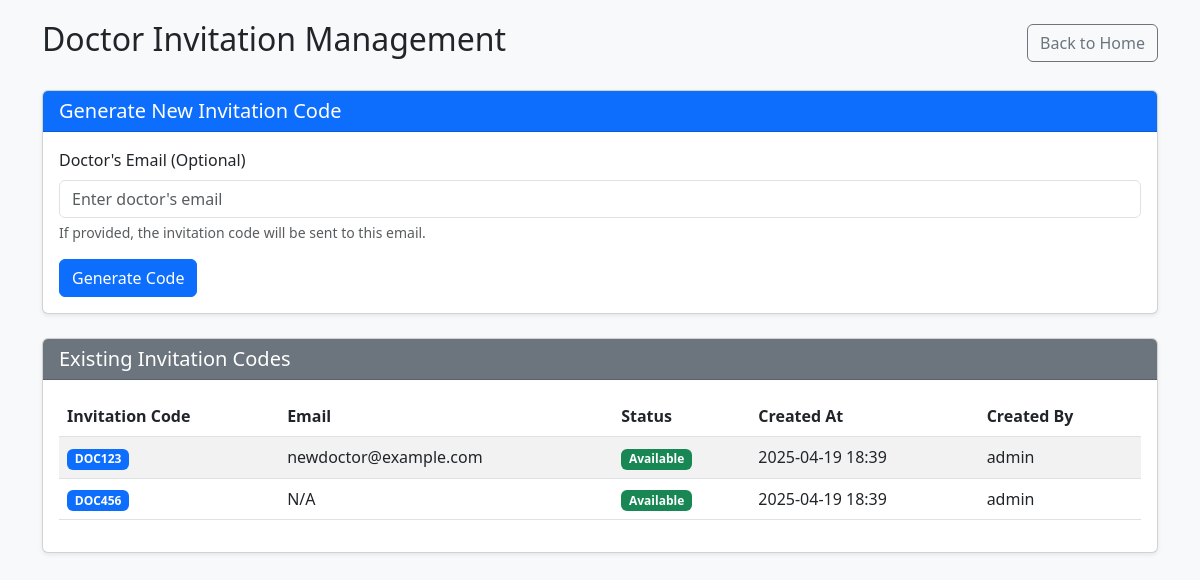
Before: /admin/invites (signed in) with the older database file.
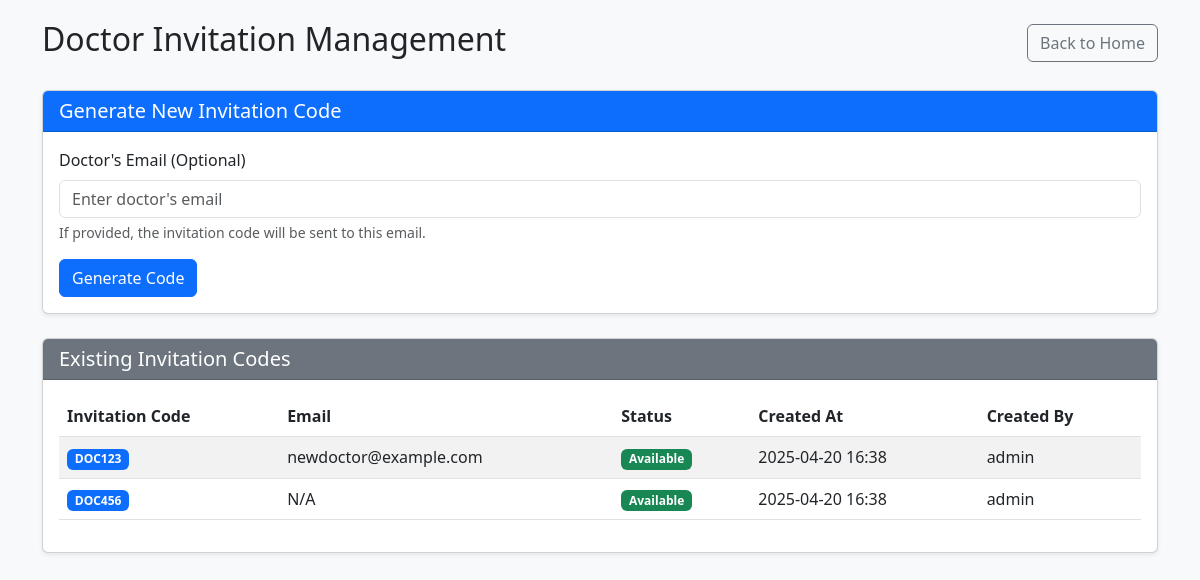
After: the same page with the newer database file.
### app.py (models this page shows)
class DoctorInvite(db.Model):
    id = db.Column(db.Integer, primary_key=True)
    invite_code = db.Column(db.String(20), unique=True, nullable=False)
    email = db.Column(db.String(100), nullable=True)  # Target email (optional)
    is_used = db.Column(db.Boolean, default=False)
    created_at = db.Column(db.DateTime, default=datetime.utcnow)
    created_by = db.Column(db.String(100), nullable=True)  # Admin who created it

### app.py (the view, shortened to what this page needs)
@app.route('/admin/invites', methods=['GET', 'POST'])
def admin_invites():
    if 'user' not in session or session.get('role') != 'admin':
        flash('Access denied. Only admins can access this page.', 'danger')
        return redirect(url_for('home'))
    invites = DoctorInvite.query.order_by(DoctorInvite.created_at.desc()).all()
    return render_template('admin_invites.html', invites=invites)

### app.py (called while the page is built)
@app.context_processor
def utility_processor():
    def get_db():
        return db
    return dict(get_db=get_db)

### templates/admin_invites.html (shortened to what this page needs)
<!DOCTYPE html>
<html lang="en">
<head>
    <link rel="stylesheet" href="https://cdn.jsdelivr.net/npm/bootstrap@5.3.0/dist/css/bootstrap.min.css">
</head>
<body style="background-color: #f8f9fa; padding-top: 20px;">
    <div class="container">
        <div class="d-flex justify-content-between align-items-center mb-4">
            <h2>Doctor Invitation Management</h2>
            <a href="{{ url_for('home') }}" class="btn btn-outline-secondary">Back to Home</a>
        </div>
        <div class="card shadow-sm mb-4">
            <div class="card-header bg-primary text-white">
                <h5 class="mb-0">Generate New Invitation Code</h5>
            </div>
            <div class="card-body">
                <form method="POST">
                    <div class="mb-3">
                        <label for="email" class="form-label">Doctor's Email (Optional)</label>
                        <input type="email" class="form-control" id="email" name="email" placeholder="Enter doctor's email">
                        <div class="form-text">If provided, the invitation code will be sent to this email.</div>
                    </div>
                    <button type="submit" class="btn btn-primary">Generate Code</button>
                </form>
            </div>
        </div>
        <div class="card shadow-sm">
            <div class="card-header bg-secondary text-white">
                <h5 class="mb-0">Existing Invitation Codes</h5>
            </div>
            <div class="card-body">
                <div class="table-responsive">
                    <table class="table table-striped table-hover">
                        <thead>
                            <tr>
                                <th>Invitation Code</th>
                                <th>Email</th>
                                <th>Status</th>
                                <th>Created At</th>
                                <th>Created By</th>
                            </tr>
                        </thead>
                        <tbody>
                            {% if invites %}
                                {% for invite in invites %}
                                <tr>
                                    <td><span class="badge bg-primary">{{ invite.invite_code }}</span></td>
                                    <td>{{ invite.email or 'N/A' }}</td>
                                    <td>
                                        {% if invite.is_used %}
                                            <span class="badge bg-secondary">Used</span>
                                        {% else %}
                                            <span class="badge bg-success">Available</span>
                                        {% endif %}
                                    </td>
                                    <td>{{ invite.created_at.strftime('%Y-%m-%d %H:%M') }}</td>
                                    <td>{{ invite.created_by }}</td>
                                </tr>
                                {% endfor %}
                            {% else %}
                                <tr>
                                    <td colspan="5" class="text-center">No invitation codes generated yet.</td>
                                </tr>
                            {% endif %}
                        </tbody>
                    </table>
                </div>
            </div>
        </div>
    </div>
</body>
</html>

### templates/admin_invites.html (style rules this page uses)
body { opacity: 0; transition: opacity 0.5s ease-in-out; }
.btn { transition: all 0.3s ease-in-out; }

Changed rows visible on the page:
changed DoctorInvite "newdoctor@example.com": created_at "2025-04-19 18:39" → "2025-04-20 16:38"
changed DoctorInvite "DOC456": created_at "2025-04-19 18:39" → "2025-04-20 16:38"
